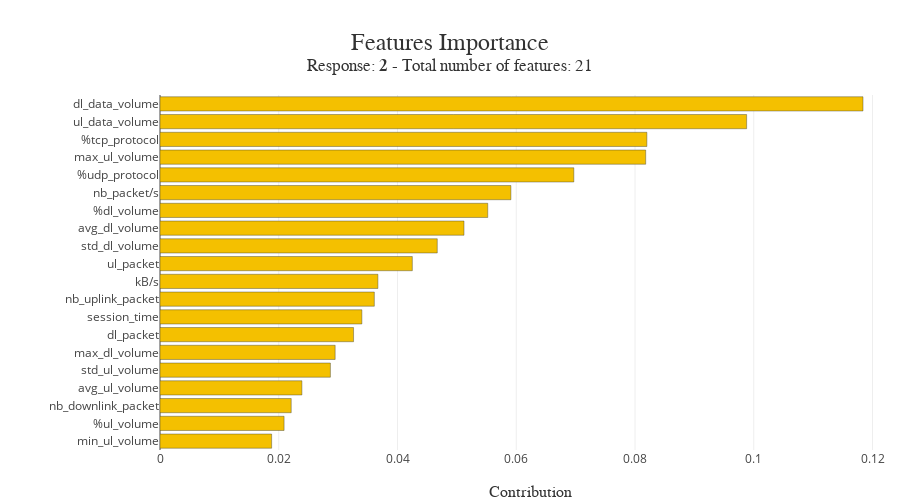

Notebook code for this chart:
### Code cell
xpl.plot.features_importance()

### Figure 1 — Plotly figure (JSON) as saved in the notebook; plotly's stock layout.template omitted (floating-point values rounded to 4 significant figures)
{"data": [{"customdata": ["min_ul_volume", "%ul_volume", "nb_downlink_packet", "avg_ul_volume", "std_ul_volume", "max_dl_volume", "dl_packet", "session_time", "nb_uplink_packet", "kB/s", "ul_packet", "std_dl_volume", "avg_dl_volume", "%dl_volume", "nb_packet/s", "%udp_protocol", "max_ul_volume", "%tcp_protocol", "ul_data_volume", "dl_data_volume"], "hovertemplate": "Feature: %{customdata}<br />Contribution: %{x:.4f}<extra></extra>", "marker": {"color": ["rgba(244, 192, 0, 1.0)", "rgba(244, 192, 0, 1.0)", "rgba(244, 192, 0, 1.0)", "rgba(244, 192, 0, 1.0)", "rgba(244, 192, 0, 1.0)", "rgba(244, 192, 0, 1.0)", "rgba(244, 192, 0, 1.0)", "rgba(244, 192, 0, 1.0)", "rgba(244, 192, 0, 1.0)", "rgba(244, 192, 0, 1.0)", "rgba(244, 192, 0, 1.0)", "rgba(244, 192, 0, 1.0)", "rgba(244, 192, 0, 1.0)", "rgba(244, 192, 0, 1.0)", "rgba(244, 192, 0, 1.0)", "rgba(244, 192, 0, 1.0)", "rgba(244, 192, 0, 1.0)", "rgba(244, 192, 0, 1.0)", "rgba(244, 192, 0, 1.0)", "rgba(244, 192, 0, 1.0)"], "line": {"color": "rgba(52, 55, 54, 0.8)", "width": 0.5}}, "name": "Global", "orientation": "h", "type": "bar", "x": [0.0188, 0.0209, 0.0221, 0.0239, 0.0287, 0.0295, 0.0326, 0.034, 0.0361, 0.0367, 0.0425, 0.0467, 0.0512, 0.0552, 0.0591, 0.0697, 0.0818, 0.082, 0.0988, 0.1184], "y": ["min_ul_volume", "%ul_volume", "nb_downlink_packet", "avg_ul_volume", "std_ul_volume", "max_dl_volume", "dl_packet", "session_time", "nb_uplink_packet", "kB/s", "ul_packet", "std_dl_volume", "avg_dl_volume", "%dl_volume", "nb_packet/s", "%udp_protocol", "max_ul_volume", "%tcp_protocol", "ul_data_volume", "dl_data_volume"]}], "layout": {"autosize": false, "barmode": "group", "height": 500, "hovermode": "closest", "margin": {"b": 50, "l": 160, "r": 0, "t": 95}, "title": {"font": {"color": "rgb(50, 50, 50)", "family": "Arial", "size": 24}, "text": "Features Importance<br><sup>Response: <b>2</b> - Total number of features: 21</sup>", "x": 0.5, "xanchor": "center", "y": 0.9, "yanchor": "middle"}, "width": 900, "xaxis": {"title": {"font": {"color": "rgb(50, 50, 50)", "family": "Arial Black", "size": 16}, "text": "Contribution"}}, "yaxis": {"automargin": true, "dtick": 1, "tickmode": "array", "ticktext": ["min_ul_volume", "%ul_volume", "nb_downlink_packet", "avg_ul_volume", "std_ul_volume", "max_dl_volume", "dl_packet", "session_time", "nb_uplink_packet", "kB/s", "ul_packet", "std_dl_volume", "avg_dl_volume", "%dl_volume", "nb_packet/s", "%udp_protocol", "max_ul_volume", "%tcp_protocol", "ul_data_volume", "dl_data_volume"], "tickvals": ["min_ul_volume", "%ul_volume", "nb_downlink_packet", "avg_ul_volume", "std_ul_volume", "max_dl_volume", "dl_packet", "session_time", "nb_uplink_packet", "kB/s", "ul_packet", "std_dl_volume", "avg_dl_volume", "%dl_volume", "nb_packet/s", "%udp_protocol", "max_ul_volume", "%tcp_protocol", "ul_data_volume", "dl_data_volume"], "title": {"font": {"color": "rgb(50, 50, 50)", "family": "Arial Black", "size": 16}}}}}
